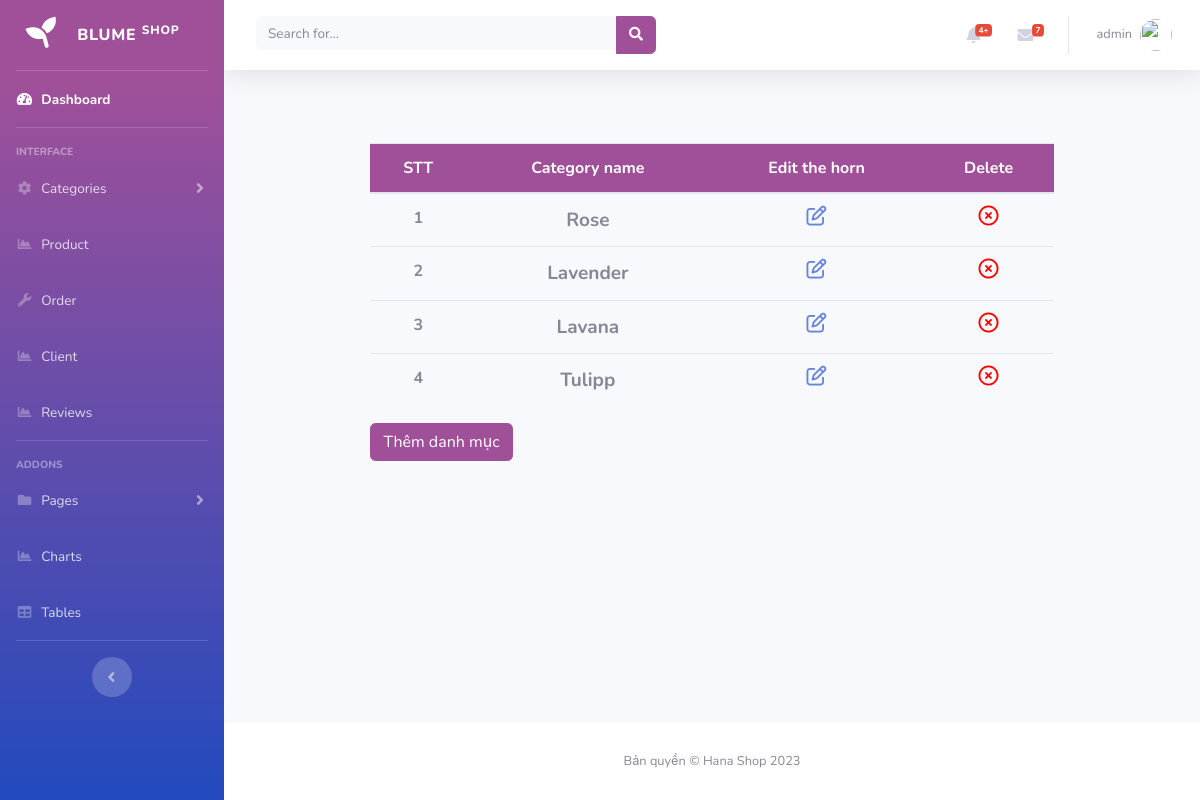
/admin/addDanhmuc.php (signed in), run on the app's committed database.
### tables this page shows
CREATE TABLE `danhmuc` (
  `id_dm` int(11) NOT NULL,
  `name_dm` varchar(20) NOT NULL
);

### admin/addDanhmuc.php (the view, shortened to what this page needs)
<?php
include_once './includes/header.php';
include_once './includes/navbar.php';
require_once './config/dbconnect.php';?>
<body>
<div style="overflow-x:auto; ">
<table class="table table-hover" style="width:70%; margin-left: 15%; margin-top:5%;   text-align: center;">
  <thead>
    <tr style = "background-color: #a05099; color:white; margin-left:500px;">
    <th scope="col" >STT</th>
      <th scope="col">Category name</th>
      <th scope="col">Edit the horn</th>
      <th scope="col">Delete</th>
    </tr>
  </thead>
  <tbody>
    <?php $sql = "select * from danhmuc";
    $query = mysqli_query($conn, $sql);
    $result=$conn-> query($sql);
    $count=1;
    if ($result-> num_rows > 0){
      while($row = mysqli_fetch_array($query)){?>
    <tr>
      <th scope="row"><?= $count ?> </th>
      <th style="font-size:19px; text-transform: capitalize;"><?= $row['name_dm']?> </th>
      <td>
        <a href="editDanhmuc.php?id_dm=<?= $row['id_dm']?>"><i class="fa-regular fa-pen-to-square" style="font-size: 20px; color:#6786db; "></i></a>
</td>
    <td>
      <a href="javascript:void(0);" onclick="confirmDelete(<?=$row['id_dm']?>)"><i class="fa-regular fa-circle-xmark" style="font-size:20px; color:red;"></i></a>
    </td>
    </tr> <?php
    $count=$count+1;
      }
    }?>
  </tbody>
</table>
<button type="button" class="btn btn-success" style="margin-left:15%; background-color: #a05099; border: 1px solid #a05099;" data-toggle="modal" data-target="#myModal">Thêm danh mục</button>
</div>
</div>
</body>
<?php
include('includes/footer.php');?>

### data on the page
danhmuc: name_dm "Rose"
danhmuc: name_dm "Lavender"
danhmuc: name_dm "Lavana"
danhmuc: name_dm "Tulipp"

### other printed values
$totalComm "4"
$_SESSION['name_user'] "admin"
